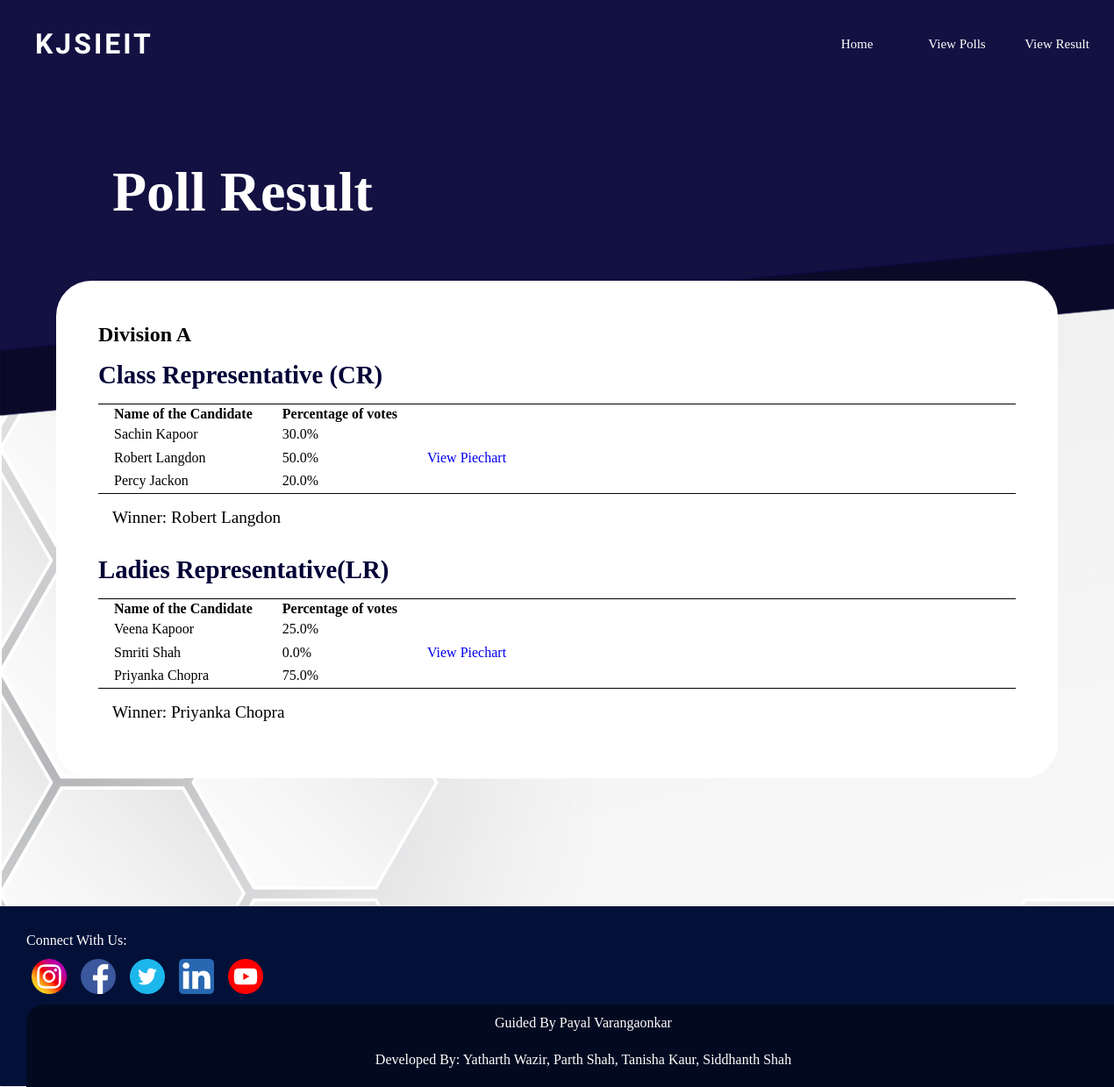
The page /result_a/ on the database as committed earlier.
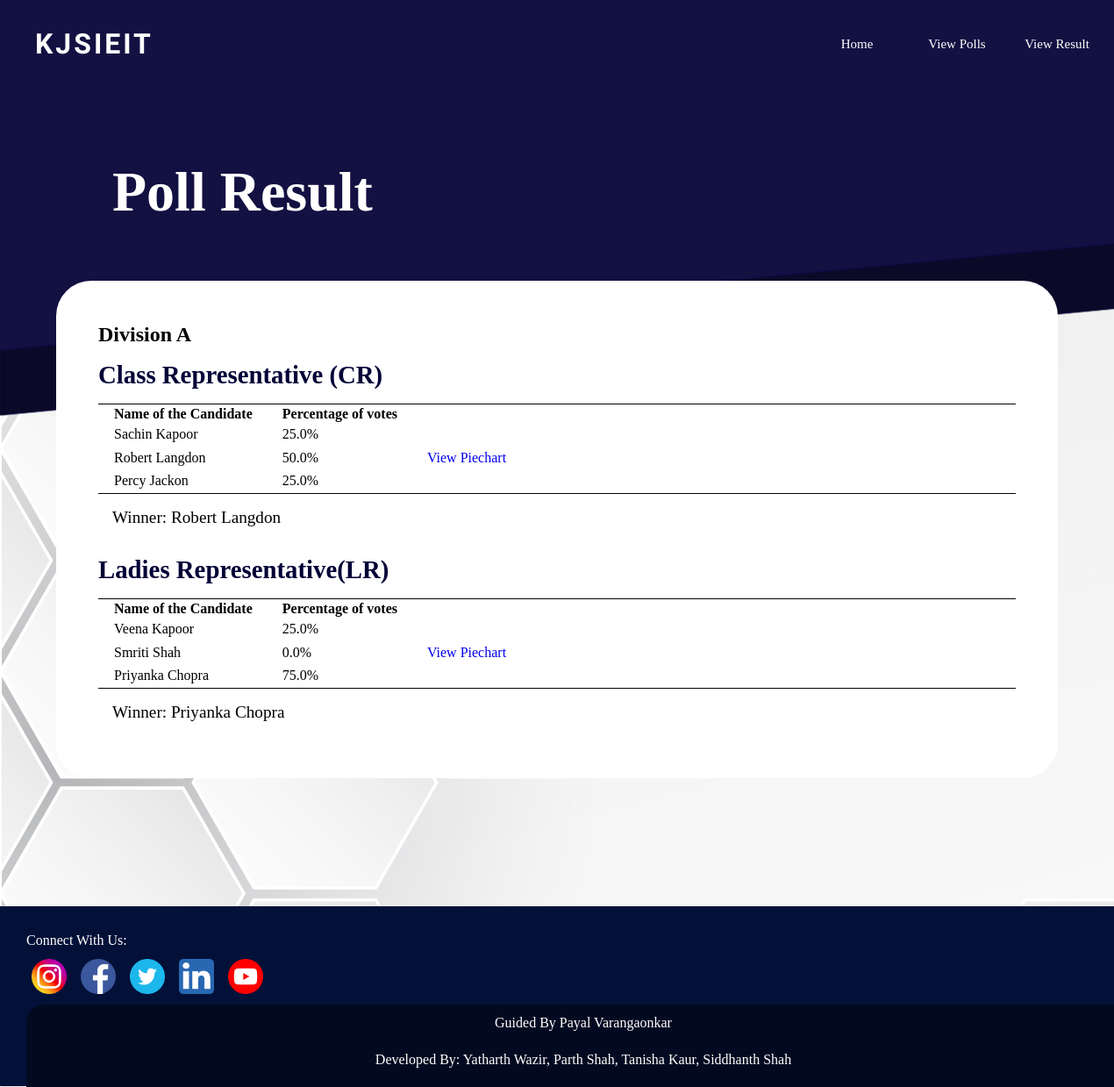
The same page on the database as committed later.
### vote/models.py (models this page shows, shortened)
class ADivPoll(models.Model):
    Elections_for = models.TextField(max_length=30, null=True)
    candidate_1 = models.CharField(max_length=30, null=True)
    candidate_2 = models.CharField(max_length=30, null=True)
    candidate_3 = models.CharField(max_length=30, null=True)
    candidate_1_count = models.IntegerField(default=0)
    candidate_2_count = models.IntegerField(default=0)
    candidate_3_count = models.IntegerField(default=0)
    def total(self):
        return self.candidate_1_count + self.candidate_2_count + self.candidate_3_count
    def percentage_candidate_1(self):
        if self.total()==0:
            return 0
        else:
            return round((self.candidate_1_count / self.total()) * 100,2)
    def percentage_candidate_2(self):
        if self.total()==0:
            return 0
        else:
            return round((self.candidate_2_count / self.total()) * 100,2)
    def percentage_candidate_3(self):
        if self.total()==0:
            return 0
        else:
            return round((self.candidate_3_count / self.total()) * 100,2)

### vote/views.py (the view)
# urls.py: path('result_a/',views.resultA, name='result-A'),
def resultA(request):
    pollA = ADivPoll.objects.all()
    context = {'pollA':pollA,}
    return render(request,'vote/result_a.html',context)

### vote/templates/vote/result_a.html (shortened to what this page needs)
{% extends 'vote/a_finalnav.html' %}
{% block content %}
<!DOCTYPE html>
<html lang="en">
<head>
    {% load static %}
    <link rel="stylesheet" href="{% static 'vote/css/results.css' %}">
</head>
<body>
<div class="panel">
    <div class="panel-heading"><h1>Poll Result</h1></div>
    <div class="panel-body">
        <div class="Div">
        <h2>Division A</h2>
        {% for poll in pollA %}
        <div class="title">
            <h2>{{ poll.Elections_for }}</h2>
        </div>
        <div class="list">
            <ul class="list-group">
                <table>
                    <tr>
                        <th>Name of the Candidate</th>
                        <th>Percentage of votes</th>
                    </tr>
                    <tr>
                        <td>{{ poll.candidate_1 }}</td>
                        <td>{{poll.percentage_candidate_1}}%</td>
                    </tr>
                    <tr>
                        <td>{{poll.candidate_2}}</td>
                        <td>{{poll.percentage_candidate_2}}%</td>
                        <td><a href="{% url 'piechart-A' poll.id %}">View Piechart</a></td>
                    </tr>
                    <tr>
                        <td>{{poll.candidate_3}}</td>
                        <td>{{poll.percentage_candidate_3}}%</td>
                    </tr>
                </table>
            </ul>
        </div>
        <div class="panel-footer">
            {% if poll.percentage_candidate_1 > poll.percentage_candidate_2 and poll.percentage_candidate_1 > poll.percentage_candidate_3 %}
                <p><strong>Winner: {{poll.candidate_1}}</strong></p>
            {% elif poll.percentage_candidate_2 > poll.percentage_candidate_1 and poll.percentage_candidate_2 > poll.percentage_candidate_3 %}
                <p>Winner: {{poll.candidate_2}}</p>
            {% elif poll.percentage_candidate_3 > poll.percentage_candidate_1 and poll.percentage_candidate_3 > poll.percentage_candidate_2 %}
                <p>Winner: {{poll.candidate_3}}</p>
            {% elif poll.percentage_candidate_1 == poll.percentage_candidate_2 and poll.percentage_candidate_1 > poll.percentage_candidate_3%}
                <p>Tie between {{poll.candidate_1}} and {{poll.candidate_2}}</p>
            {% elif poll.percentage_candidate_1 == poll.percentage_candidate_3 and poll.percentage_candidate_1 > poll.percentage_candidate_2 %}
                <p>Tie between: {{poll.candidate_1}} and {{poll.candidate_3}}</p>
            {% elif poll.percentage_candidate_2 == poll.percentage_candidate_3 and poll.percentage_candidate_2 > poll.percentage_candidate_1 %}
                <p>Tie between: {{poll.candidate_2}} and {{poll.candidate_3}}</p>
            {% else %}
                <p>All have the same number of votes</h2>
            {% endif %}
        </div>
        {% endfor %}
        </div>
    </div>
    </div>
</body>
    {% endblock %}

Rows that differ between the two databases and show on the page:
changed ADivPoll "Class Representative (CR)": percentage_candidate_1 "30.0" → "25.0"; percentage_candidate_3 "20.0" → "25.0"
